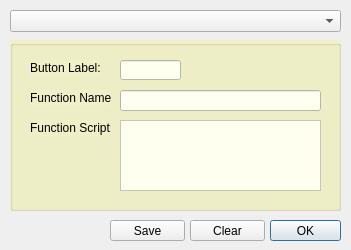
<?xml version="1.0" encoding="UTF-8"?>
<ui version="4.0">
 <class>HPRDmmFunc</class>
 <widget class="QDialog" name="HPRDmmFunc">
  <property name="geometry">
   <rect>
    <x>0</x>
    <y>0</y>
    <width>351</width>
    <height>250</height>
   </rect>
  </property>
  <property name="windowTitle">
   <string>Dialog</string>
  </property>
  <widget class="QDialogButtonBox" name="buttonBox">
   <property name="geometry">
    <rect>
     <x>270</x>
     <y>220</y>
     <width>71</width>
     <height>21</height>
    </rect>
   </property>
   <property name="orientation">
    <enum>Qt::Horizontal</enum>
   </property>
   <property name="standardButtons">
    <set>QDialogButtonBox::Ok</set>
   </property>
  </widget>
  <widget class="QGroupBox" name="grpFnDef">
   <property name="geometry">
    <rect>
     <x>10</x>
     <y>40</y>
     <width>331</width>
     <height>171</height>
    </rect>
   </property>
   <property name="styleSheet">
    <string notr="true">background-color: rgb(240, 240, 200);</string>
   </property>
   <property name="title">
    <string/>
   </property>
   <widget class="QLabel" name="labBtnName">
    <property name="geometry">
     <rect>
      <x>20</x>
      <y>20</y>
      <width>71</width>
      <height>16</height>
     </rect>
    </property>
    <property name="text">
     <string>Button Label:</string>
    </property>
   </widget>
   <widget class="QLabel" name="labFnName">
    <property name="geometry">
     <rect>
      <x>20</x>
      <y>50</y>
      <width>81</width>
      <height>16</height>
     </rect>
    </property>
    <property name="text">
     <string>Function Name:</string>
    </property>
   </widget>
   <widget class="QLineEdit" name="txtName">
    <property name="geometry">
     <rect>
      <x>110</x>
      <y>50</y>
      <width>201</width>
      <height>21</height>
     </rect>
    </property>
    <property name="styleSheet">
     <string notr="true">background-color: rgb(255, 255, 240);</string>
    </property>
   </widget>
   <widget class="QLineEdit" name="txtMnem">
    <property name="geometry">
     <rect>
      <x>110</x>
      <y>20</y>
      <width>61</width>
      <height>20</height>
     </rect>
    </property>
    <property name="styleSheet">
     <string notr="true">background-color: rgb(255, 255, 240);</string>
    </property>
   </widget>
   <widget class="QLabel" name="labFnCode">
    <property name="geometry">
     <rect>
      <x>20</x>
      <y>80</y>
      <width>81</width>
      <height>16</height>
     </rect>
    </property>
    <property name="text">
     <string>Function Script:</string>
    </property>
   </widget>
   <widget class="QPlainTextEdit" name="tedFunc">
    <property name="geometry">
     <rect>
      <x>110</x>
      <y>80</y>
      <width>201</width>
      <height>71</height>
     </rect>
    </property>
    <property name="styleSheet">
     <string notr="true">background-color: rgb(255, 255, 240);</string>
    </property>
   </widget>
  </widget>
  <widget class="QComboBox" name="cmbFuncSelect">
   <property name="geometry">
    <rect>
     <x>10</x>
     <y>10</y>
     <width>331</width>
     <height>22</height>
    </rect>
   </property>
  </widget>
  <widget class="QPushButton" name="btnClear">
   <property name="geometry">
    <rect>
     <x>190</x>
     <y>220</y>
     <width>75</width>
     <height>21</height>
    </rect>
   </property>
   <property name="text">
    <string>Clear</string>
   </property>
  </widget>
  <widget class="QPushButton" name="btnSave">
   <property name="geometry">
    <rect>
     <x>110</x>
     <y>220</y>
     <width>75</width>
     <height>21</height>
    </rect>
   </property>
   <property name="text">
    <string>Save</string>
   </property>
  </widget>
 </widget>
 <resources/>
 <connections>
  <connection>
   <sender>buttonBox</sender>
   <signal>accepted()</signal>
   <receiver>HPRDmmFunc</receiver>
   <slot>accept()</slot>
   <hints>
    <hint type="sourcelabel">
     <x>248</x>
     <y>254</y>
    </hint>
    <hint type="destinationlabel">
     <x>157</x>
     <y>274</y>
    </hint>
   </hints>
  </connection>
  <connection>
   <sender>buttonBox</sender>
   <signal>rejected()</signal>
   <receiver>HPRDmmFunc</receiver>
   <slot>reject()</slot>
   <hints>
    <hint type="sourcelabel">
     <x>316</x>
     <y>260</y>
    </hint>
    <hint type="destinationlabel">
     <x>286</x>
     <y>274</y>
    </hint>
   </hints>
  </connection>
 </connections>
</ui>
